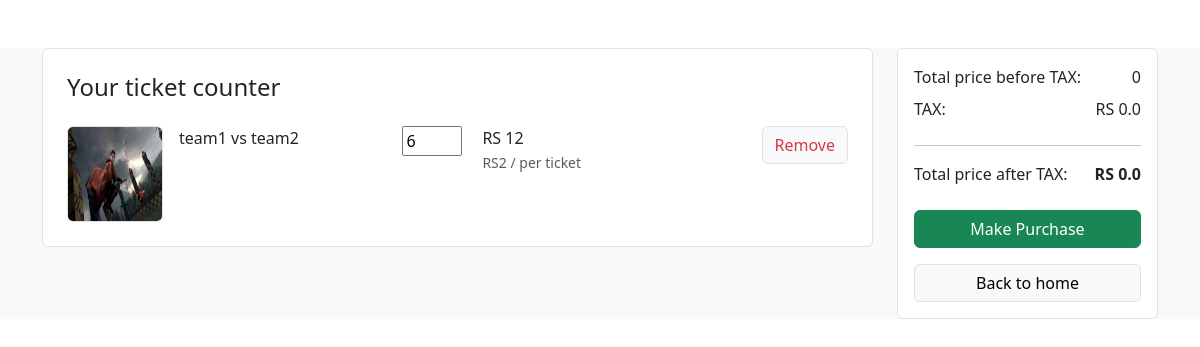
The page /ticketcounter/ (signed in) on the database its author committed.
### app/models.py (models this page shows, shortened)
class matchCart(models.Model):
    user = models.ForeignKey(User, on_delete=models.CASCADE)
    match_unique_name = models.ForeignKey(upcoming, on_delete=models.CASCADE)
    quantity = models.PositiveIntegerField(default=1)
    def priceofmatch(self):
        return self.match_unique_name.match_price*self.quantity

class upcoming(models.Model):
    team1=models.CharField(max_length=30)
    team2=models.CharField(max_length=30)
    match_unique_name=models.CharField(max_length=120,default="")
    match_venue=models.CharField( max_length=50,default="")
    match_date=models.DateField()
    match_time=models.TimeField()
    match_price=models.IntegerField(default=0)
    match_desc=models.TextField()
    match_image=models.ImageField(upload_to='game/images',default="")

### app/views.py (the view, shortened to what this page needs)
# urls.py: path('ticketcounter/',views.ticketcounter,name='ticketcounter'),
def ticketcounter(request):
    cart_it = matchCart.objects.filter(user=request.user)
    product=upcoming.objects.all()
    total_price=0
    total_tax=total_price*15/100
    priceafttax=total_price+total_tax
    param={'cart':cart_it,'match':product,'total_price':total_price,'total_tax':total_tax,'price_includes_tax':priceafttax}
    return render(request,'ticketcounter.html',param)

### templates/ticketcounter.html (shortened to what this page needs)
<!doctype html>
<html lang="en">
  <head>
    <link href="https://cdn.jsdelivr.net/npm/bootstrap@5.3.0/dist/css/bootstrap.min.css" rel="stylesheet">
    <link rel="stylesheet" href="/static/cartpage/css/cart.css">
    <link rel="stylesheet" href="/static/assets/css/animate.css">
  </head>
  <body>
      <section class="bg-light my-5">
        <div class="container">
          <div class="row">
            <div class="col-lg-9">
              <div class="card border shadow-0">
                <div class="m-4">
                  <h4 class="card-title mb-4">Your ticket counter</h4>
                  {% if cart %}
                  {% for c in cart %}
                  <div class="row gy-3">
                    <div class="col-lg-5">
                      <div class="me-lg-5">
                        <div class="d-flex">
                          <img src="/media/{{c.match_unique_name.match_image}}" class="border rounded me-3" style="width: 96px; height: 96px;" />
                          <div class="" style="text-align:center">
                            <a href="#" class="nav-link">{{c.match_unique_name.match_unique_name}}</a>
                          </div>
                        </div>
                      </div>
                    </div>
                    <div class="col-lg-2 col-sm-6 col-6 d-flex flex-row flex-lg-column flex-xl-row text-nowrap">
                      <div class="">
                        <form id="{{c.match_unique_name.match_unique_name}}" action="" method="post">
                            <input style="width:60px ;margin-right:20px;" id="cartadddelete{{c.match_unique_name.match_unique_name}}" oninput="submitForm('{{c.match_unique_name.match_unique_name}}')" type = "number" min = "1" value = "{{c.quantity}}" name="quantity">
                          </form>
                      </div>
                      <div class="">
                        <text class="h6">RS {{c.priceofmatch}}</text> <br />
                        <small class="text-muted text-nowrap"> RS{{c.match_unique_name.match_price}} / per ticket </small>
                      </div>
                    </div>
                    <div class="col-lg col-sm-6 d-flex justify-content-sm-center justify-content-md-start justify-content-lg-center justify-content-xl-end mb-2">
                      <div class="float-md-end">
                        <a href="/delete/{{c.match_unique_name.id}}" class="btn btn-light border text-danger icon-hover-danger"> Remove</a>
                      </div>
                    </div>
                  </div>
                  {% endfor %}
                  {% else %}
                  <h2 class="click">Your ticket counter is empty add tickets</h2>
                  <h2 class="click"> Click here to go to home page</h2>
                  <div class="click">
                    <a href="/" class="btn btn-light border text-danger icon-hover-danger"> CLICK HERE</a>
                  </div>
                  {% endif %}
                </div>
              </div>
            </div>
            <div class="col-lg-3">
              <div class="card shadow-0 border">
                <div class="card-body">
                  <div class="d-flex justify-content-between">
                    <p class="mb-2">Total price before TAX:</p>
                    <p class="mb-2">{{total_price}}</p>
                  </div>
                  <div class="d-flex justify-content-between">
                    <p class="mb-2">TAX:</p>
                    <p class="mb-2">RS {{total_tax}}</p>
                  </div>
                  <hr />
                  <div class="d-flex justify-content-between">
                    <p class="mb-2">Total price after TAX:</p>
                    <p class="mb-2 fw-bold">RS {{price_includes_tax}}</p>
                  </div>
                  <div class="mt-3">
                    <a href="#" class="btn btn-success w-100 shadow-0 mb-2"> Make Purchase </a>
                    <a href="#" class="btn btn-light w-100 border mt-2" onclick="s()"> Back to home </a>
                  </div>
                </div>
              </div>
            </div>
          </div>
        </div>
      </section>
  </body>
</html>

### rows shown on the page
matchCart: match_unique_name.match_image (picture), match_unique_name.match_unique_name "team1 vs team2", quantity "6", priceofmatch "12", match_unique_name.match_price "2"

### other values the page prints
{{ total_price }} "0"
{{ total_tax }} "0.0"
{{ price_includes_tax }} "0.0"
